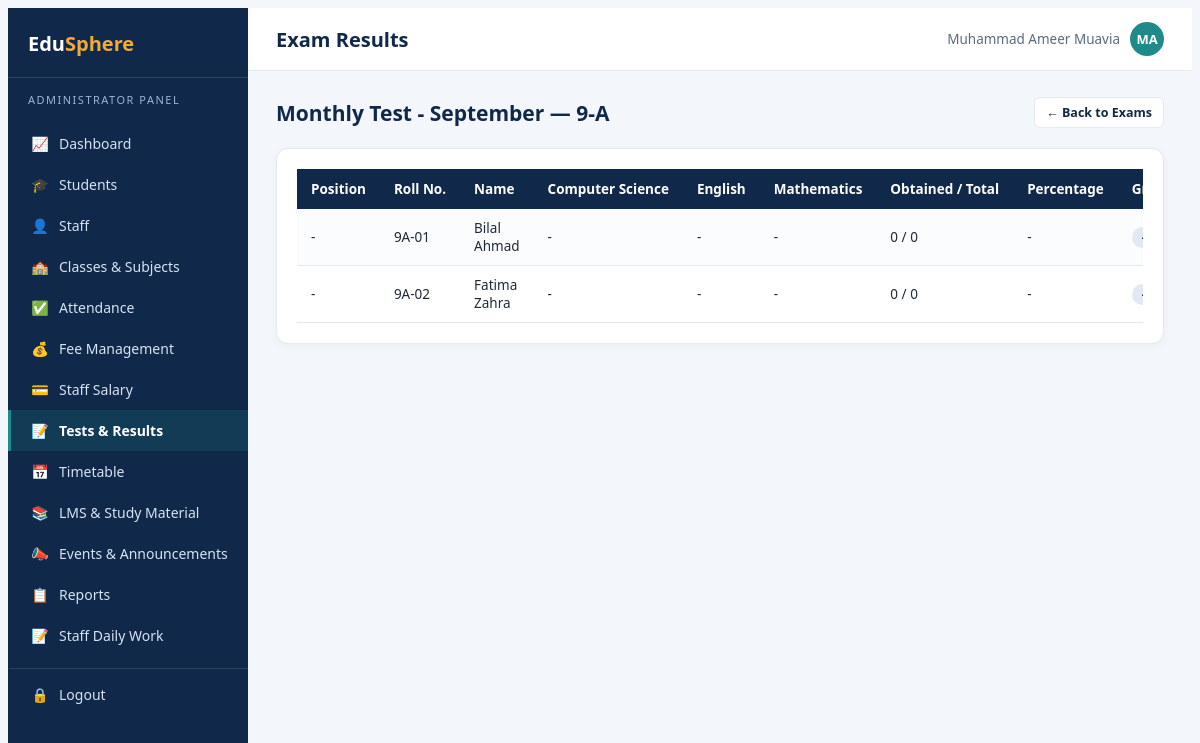
The app's page /admin/exam_results.php?id=2 (signed in) with its own data.
### tables this page shows
CREATE TABLE exams (
    id INT PRIMARY KEY AUTO_INCREMENT,
    title VARCHAR(80) NOT NULL,
    class_id INT NOT NULL,
    term VARCHAR(40),
    exam_date DATE,
    FOREIGN KEY (class_id) REFERENCES classes(id) ON DELETE CASCADE
);

CREATE TABLE classes (
    id INT PRIMARY KEY AUTO_INCREMENT,
    name VARCHAR(30) NOT NULL,
    section VARCHAR(10) NOT NULL,
    UNIQUE KEY uq_class (name, section)
);

CREATE TABLE subjects (
    id INT PRIMARY KEY AUTO_INCREMENT,
    name VARCHAR(60) NOT NULL,
    code VARCHAR(20)
);

CREATE TABLE students (
    id INT PRIMARY KEY AUTO_INCREMENT,
    user_id INT NOT NULL,
    class_id INT NOT NULL,
    roll_no VARCHAR(20) NOT NULL,
    dob DATE,
    gender ENUM('Male','Female','Other'),
    guardian_name VARCHAR(100),
    guardian_phone VARCHAR(20),
    parent_user_id INT DEFAULT NULL,
    address VARCHAR(255),
    admission_date DATE DEFAULT (CURRENT_DATE),
    FOREIGN KEY (user_id) REFERENCES users(id) ON DELETE CASCADE,
    FOREIGN KEY (class_id) REFERENCES classes(id),
    FOREIGN KEY (parent_user_id) REFERENCES users(id) ON DELETE SET NULL
);

CREATE TABLE users (
    id INT PRIMARY KEY AUTO_INCREMENT,
    name VARCHAR(100) NOT NULL,
    email VARCHAR(100) NOT NULL UNIQUE,
    password VARCHAR(255) NOT NULL,
    role_id INT NOT NULL,
    phone VARCHAR(20),
    photo VARCHAR(255) DEFAULT NULL,
    status ENUM('active','inactive') DEFAULT 'active',
    created_at TIMESTAMP DEFAULT CURRENT_TIMESTAMP,
    FOREIGN KEY (role_id) REFERENCES roles(id)
);

### config/functions.php (called while the page is built, shortened)
<?php
function e($str) {
    return htmlspecialchars($str ?? '', ENT_QUOTES, 'UTF-8');
}

### admin/exam_results.php (the view, shortened to what this page needs)
<?php
require_once '../config/db.php';
require_once '../config/functions.php';
$exam_id = (int)($_GET['id'] ?? 0);
$exam = $conn->query("SELECT e.*, c.name cname, c.section FROM exams e JOIN classes c ON e.class_id=c.id WHERE e.id=$exam_id")->fetch_assoc();
$subjects = $conn->query("SELECT DISTINCT s.id, s.name FROM class_subjects cs JOIN subjects s ON cs.subject_id=s.id WHERE cs.class_id={$exam['class_id']} ORDER BY s.name");
$subjectList = [];
while ($s = $subjects->fetch_assoc()) $subjectList[] = $s;
$students = $conn->query("SELECT s.id, s.roll_no, u.name FROM students s JOIN users u ON s.user_id=u.id WHERE s.class_id={$exam['class_id']} ORDER BY s.roll_no");
$results = [];
while ($st = $students->fetch_assoc()) {
    $obtained = 0; $total = 0; $bySubject = [];
    $pct = $total > 0 ? round(($obtained / $total) * 100, 1) : null;
    $results[] = ['id' => $st['id'], 'roll_no' => $st['roll_no'], 'name' => $st['name'], 'obtained' => $obtained, 'total' => $total, 'pct' => $pct, 'by_subject' => $bySubject];
}
usort($results, fn($a, $b) => ($b['pct'] ?? -1) <=> ($a['pct'] ?? -1));
$pos = 1;
function grade_for($pct) {
    if ($pct === null) return '-';
    if ($pct >= 60) return 'C'; if ($pct >= 50) return 'D'; return 'F';
}
include '../includes/header.php';
?>
<div class="page-head">
    <h2><?= e($exam['title']) ?> &mdash; <?= e($exam['cname'].'-'.$exam['section']) ?></h2>
    <a href="exams.php" class="btn btn-outline btn-sm">&larr; Back to Exams</a>
</div>
<div class="card">
    <div class="table-wrap">
    <table class="tbl">
        <tr>
            <th>Position</th><th>Roll No.</th><th>Name</th>
            <?php foreach ($subjectList as $sub): ?><th><?= e($sub['name']) ?></th><?php endforeach; ?>
            <th>Obtained / Total</th><th>Percentage</th><th>Grade</th>
        </tr>
        <?php foreach ($results as $r): ?>
            <tr>
                <td><?= $r['pct'] !== null ? $pos++ : '-' ?></td>
                <td><?= e($r['roll_no']) ?></td><td><?= e($r['name']) ?></td>
                <?php foreach ($subjectList as $sub): ?>
                    <td><?= isset($r['by_subject'][$sub['id']]) ? $r['by_subject'][$sub['id']] : '-' ?></td>
                <?php endforeach; ?>
                <td><?= $r['obtained'] . ' / ' . $r['total'] ?></td>
                <td><?= $r['pct'] !== null ? $r['pct'] . '%' : '-' ?></td>
                <td><span class="badge badge-blue"><?= grade_for($r['pct']) ?></span></td>
            </tr>
        <?php endforeach; ?>
    </table>
    </div>
</div>
<?php include '../includes/footer.php'; ?>

### assets/css/style.css (style rules this page uses)
:root { --navy: #10294A; --navy-light: #1B3A63; --teal: #1F8A8A; --amber: #F2A93B; --coral: #E4572E; --blue: #2F5D8C; --bg: #F3F6FA; --text: #1F2A37; --muted: #5B6B7F; --border: #E3E9F2; }
* { box-sizing: border-box; }
body { background: var(--bg); color: var(--text); font-family: 'Segoe UI', Calibri, Arial, sans-serif; font-size: 15px; }
a { text-decoration: none; }
.card { background: #fff; border-radius: 12px; border: 1px solid var(--border); box-shadow: 0 2px 10px rgba(16,41,74,0.04); padding: 20px; }
.btn { display: inline-flex; align-items: center; gap: 6px; padding: 9px 16px; border-radius: 8px; font-size: 13.5px; font-weight: 600; border: none; cursor: pointer; text-decoration: none; }
.btn-outline { background: #fff; color: var(--navy); border: 1px solid var(--border); }
.btn-sm { padding: 6px 11px; font-size: 12.5px; border-radius: 6px; }
.table-wrap { overflow-x: auto; }
table.tbl { width: 100%; border-collapse: collapse; font-size: 13.5px; }
table.tbl th { background: var(--navy); color: #fff; text-align: left; padding: 11px 14px; font-weight: 600; white-space: nowrap; }
table.tbl td { padding: 10px 14px; border-bottom: 1px solid var(--border); vertical-align: middle; }
table.tbl tr:nth-child(even) td { background: #FAFCFE; }
.badge { display: inline-block; padding: 3px 10px; border-radius: 20px; font-size: 11.5px; font-weight: 700; }
.badge-blue { background: #E3E9F2; color: var(--navy); }
.page-head { display: flex; justify-content: space-between; align-items: center; margin-bottom: 20px; flex-wrap: wrap; gap: 10px; }
.page-head h2 { font-size: 21px; font-weight: 700; color: var(--navy); margin: 0; }

### records on screen
exams: title "Monthly Test - September", class.section "9-A"
subjects: name "Computer Science"
subjects: name "English"
subjects: name "Mathematics"
students: roll_no "9A-01", user.name "Bilal Ahmad", obtained "0", total "0"
students: roll_no "9A-02", user.name "Fatima Zahra", obtained "0", total "0"

### other values on screen
$roleLabels[$role] "ADMINISTRATOR"
$item[2] "📈"
$item[1] "Dashboard"
$item[2] "🎓"
$item[1] "Students"
$item[2] "👤"
$item[1] "Staff"
$item[2] "🏫"
$item[1] "Classes & Subjects"
$item[2] "✅"
$item[1] "Attendance"
$item[2] "💰"
$item[1] "Fee Management"
$item[2] "💳"
$item[1] "Staff Salary"
